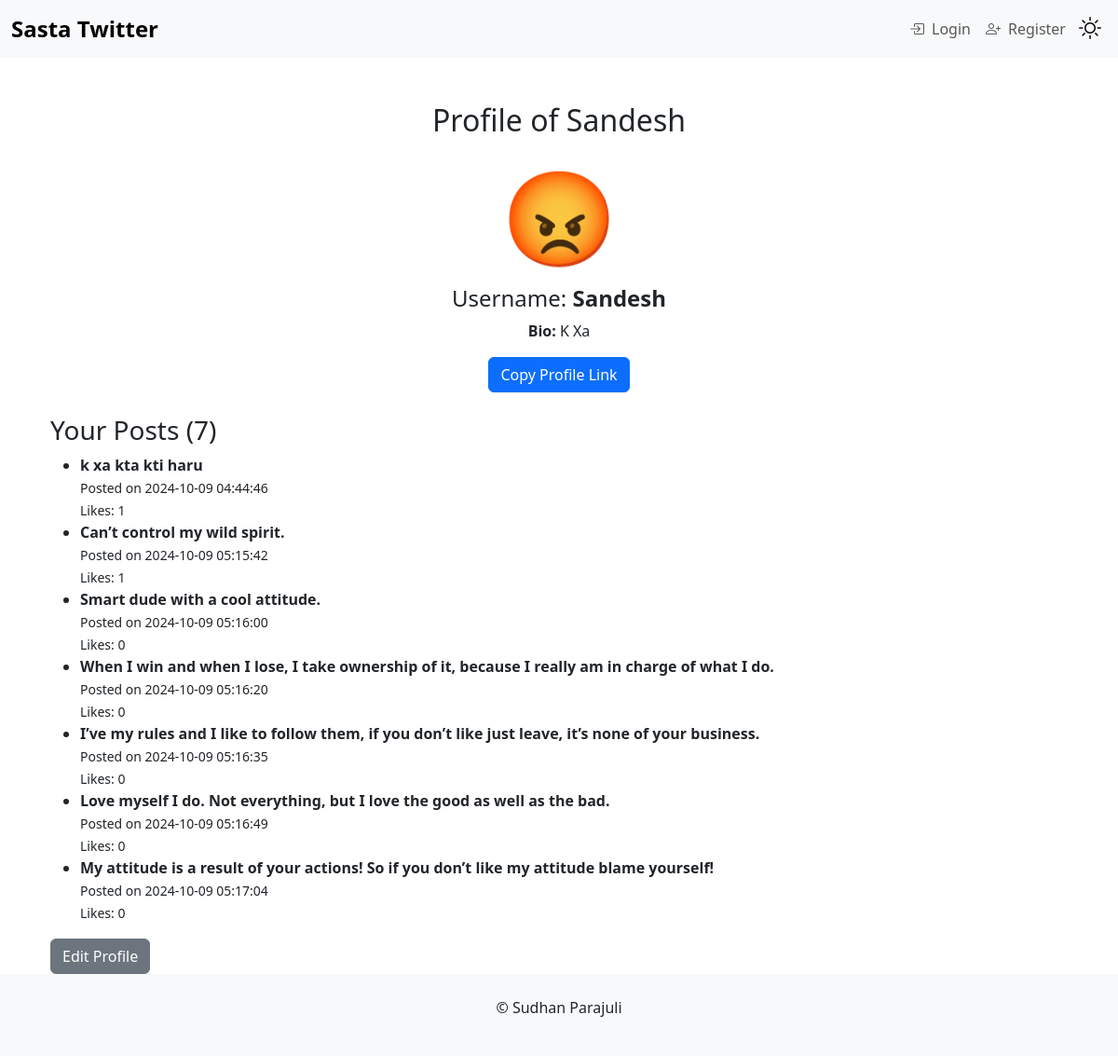
Page /profile/Sandesh on the committed database.
### main.py (models this page shows)
class User(db.Model):
    id = db.Column(db.Integer, primary_key=True)
    username = db.Column(db.String(150), unique=True, nullable=False)
    password = db.Column(db.String(150), nullable=False)
    bio = db.Column(db.String(250), nullable=True)  # Add bio field
    emoji = db.Column(db.String(10), nullable=True)  # Add emoji field

class Post(db.Model):
    id = db.Column(db.Integer, primary_key=True)
    username = db.Column(db.String(150), nullable=False)
    content = db.Column(db.Text, nullable=False)
    timestamp = db.Column(db.DateTime, default=datetime.utcnow)
    comments = db.relationship('Comment', backref='post', lazy=True)
    likes = db.relationship('Like', backref='post', lazy=True)

### main.py (the view)
@app.route('/profile/<username>')
def user_profile(username):
    user = User.query.filter_by(username=username).first()
    if user is None:
        flash('User not found!', 'danger')
        return redirect('/')
    user_posts = Post.query.filter_by(username=user.username).all()
    user_emoji = user.emoji
    user_bio = user.bio
    return render_template('profile.html', user=user, posts=user_posts, post_count=len(user_posts), user_emoji=user_emoji, user_bio=user_bio, profile_link=url_for('user_profile', username=username))

### templates/profile.html (shortened to what this page needs)
{% extends "base.html" %}
{% block content %}
<div class="container mt-5">
    <div class="profile-header text-center mb-4">
        <h2>Profile of {{ user.username }}</h2>
        <div class="profile-picture" style="font-size: 100px;">
            {{ user_emoji }}
        </div>
        <h4>Username: <strong>{{ user.username }}</strong></h4>
        <p><strong>Bio:</strong> {{ user_bio }}</p>
        <button id="copy-link-btn" class="btn btn-primary" onclick="copyLink()">Copy Profile Link</button>
    </div>
    <h3>Your Posts ({{ posts|length }})</h3>
    <ul class="post-list">
        {% for post in posts %}
        <li class="post-item">
            <strong>{{ post.content }}</strong>
            <br>
            <small>Posted on {{ post.timestamp.strftime('%Y-%m-%d %H:%M:%S') }}</small>
            <br>
            <small>Likes: {{ post.likes|length }}</small>
        </li>
        {% endfor %}
    </ul>
    <a href="/edit-profile" class="btn btn-secondary">Edit Profile</a>
</div>
{% endblock %}

### templates/base.html (style rules this page uses)
body { transition: background-color 0.3s, color 0.3s; }

### rows in the picture
User: username "Sandesh", bio "K Xa"
Post: content "k xa kta kti haru", timestamp "2024-10-09 04:44:46", likes|length "1"
Post: content "Can’t control my wild spirit.", timestamp "2024-10-09 05:15:42", likes|length "1"
Post: content "Smart dude with a cool attitude.", timestamp "2024-10-09 05:16:00", likes|length "0"
Post: content "When I win and when I lose, I take ownership of it, because I really am in charge of what I do.", timestamp "2024-10-09 05:16:20", likes|length "0"
Post: content "I’ve my rules and I like to follow them, if you don’t like just leave, it’s none of your business.", timestamp "2024-10-09 05:16:35", likes|length "0"
Post: content "Love myself I do. Not everything, but I love the good as well as the bad.", timestamp "2024-10-09 05:16:49", likes|length "0"
Post: content "My attitude is a result of your actions! So if you don’t like my attitude blame yourself!", timestamp "2024-10-09 05:17:04", likes|length "0"

### other values in the picture
{{ user_emoji }} "😡"
{{ posts|length }} "7"
